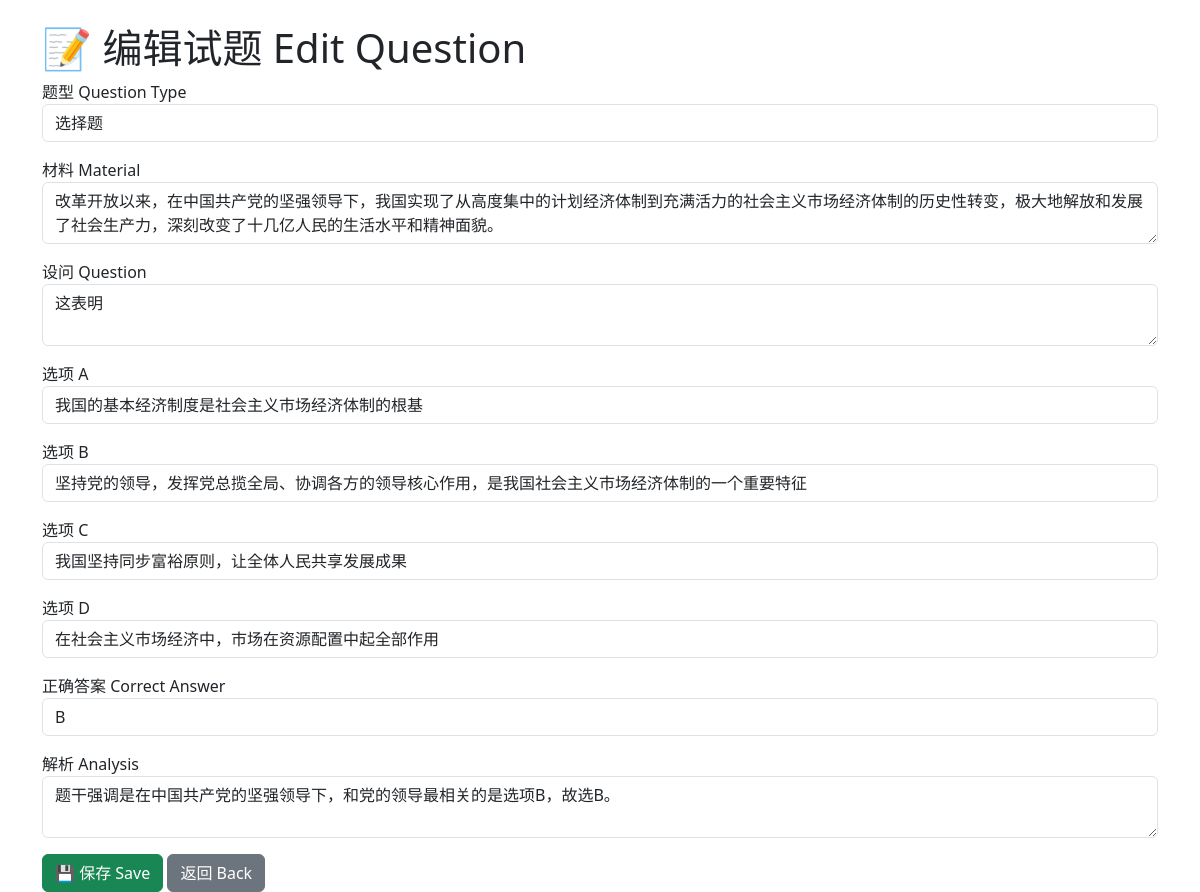
Screenshot of /edit/5 with the database file from the repository.
### tables this page shows
CREATE TABLE questions (
        id INTEGER PRIMARY KEY AUTOINCREMENT,
        question_type TEXT NOT NULL,  -- '选择题', '填空题', '问答题'
        material TEXT NOT NULL,       -- 材料部分
        question_text TEXT NOT NULL,  -- 设问
        option_a TEXT,  -- 选项A
        option_b TEXT,  -- 选项B
        option_c TEXT,  -- 选项C
        option_d TEXT,  -- 选项D
        correct_answer TEXT,  -- 正确答案
        analysis TEXT  -- 解析
    );

### app.py (the view, shortened to what this page needs)
@app.route('/edit/<int:id>', methods=['GET', 'POST'])
def edit_question(id):
    conn = get_db_connection()
    question = conn.execute('SELECT * FROM questions WHERE id = ?', (id,)).fetchone()
    conn.close()
    return render_template('edit_question.html', question=question)

### app.py (called while the page is built)
def get_db_connection():
    conn = sqlite3.connect('sztweb.db')
    conn.row_factory = sqlite3.Row
    return conn

### templates/edit_question.html (shortened to what this page needs)
<!DOCTYPE html>
<html>
<head>
    <link href="https://cdn.jsdelivr.net/npm/bootstrap@5.3.0/dist/css/bootstrap.min.css" rel="stylesheet">
</head>
<body class="container mt-4">
    <h1>📝 编辑试题 Edit Question</h1>
    <form method="post">
        <div class="mb-3">
            <label>题型 Question Type</label>
            <input type="text" name="question_type" class="form-control" value="{{ question['question_type'] }}">
        </div>
        <div class="mb-3">
            <label>材料 Material</label>
            <textarea name="material" class="form-control">{{ question['material'] }}</textarea>
        </div>
        <div class="mb-3">
            <label>设问 Question</label>
            <textarea name="question_text" class="form-control">{{ question['question_text'] }}</textarea>
        </div>
        <div class="mb-3">
            <label>选项 A</label>
            <input type="text" name="option_a" class="form-control" value="{{ question['option_a'] }}">
        </div>
        <div class="mb-3">
            <label>选项 B</label>
            <input type="text" name="option_b" class="form-control" value="{{ question['option_b'] }}">
        </div>
        <div class="mb-3">
            <label>选项 C</label>
            <input type="text" name="option_c" class="form-control" value="{{ question['option_c'] }}">
        </div>
        <div class="mb-3">
            <label>选项 D</label>
            <input type="text" name="option_d" class="form-control" value="{{ question['option_d'] }}">
        </div>
        <div class="mb-3">
            <label>正确答案 Correct Answer</label>
            <input type="text" name="correct_answer" class="form-control" value="{{ question['correct_answer'] }}">
        </div>
        <div class="mb-3">
            <label>解析 Analysis</label>
            <textarea name="analysis" class="form-control">{{ question['analysis'] }}</textarea>
        </div>
        <button type="submit" class="btn btn-success">💾 保存 Save</button>
        <a href="/" class="btn btn-secondary">返回 Back</a>
    </form>
</body>
</html>

### rows the page displays
questions: question_type "选择题", material "改革开放以来，在中国共产党的坚强领导下，我国实现了从高度集中的计划经济体制到充满活力的社会主义市场经济体制的历史性转变，极大地解放和发展了社会生产力，深刻改变了十几亿人民的生活水平和精神面貌。", question_text "这表明", option_a "我国的基本经济制度是社会主义市场经济体制的根基", option_b "坚持党的领导，发挥党总揽全局、协调各方的领导核心作用，是我国社会主义市场经济体制的一个重要特征", option_c "我国坚持同步富裕原则，让全体人民共享发展成果", option_d "在社会主义市场经济中，市场在资源配置中起全部作用", correct_answer "B", analysis "题干强调是在中国共产党的坚强领导下，和党的领导最相关的是选项B，故选B。"
